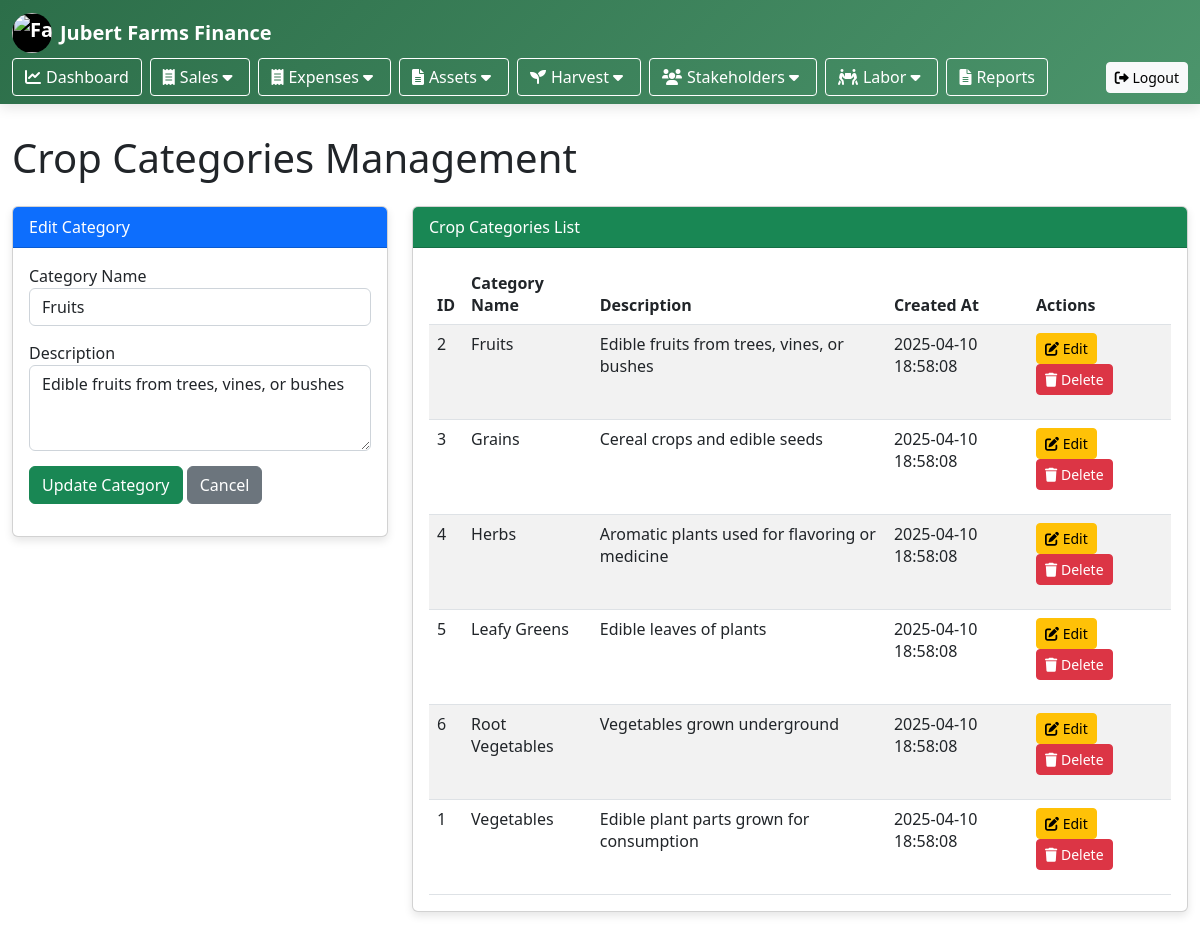
/crop_category.php?edit_id=2, run on the app's committed database.
### tables this page shows
CREATE TABLE IF NOT EXISTS crop_categories (
    category_id INT AUTO_INCREMENT PRIMARY KEY,
    category_name VARCHAR(50) NOT NULL UNIQUE,
    description TEXT,
    created_at TIMESTAMP DEFAULT CURRENT_TIMESTAMP
);

### crop_category.php (the view, shortened to what this page needs)
<?php
include 'config/db.php';
require_once 'views/header.php';
$edit_category = null;
if (isset($_GET['edit_id'])) {
    $edit_id = mysqli_real_escape_string($conn, $_GET['edit_id']);
    $result = $conn->query("SELECT * FROM crop_categories WHERE category_id=$edit_id");
    if ($result->num_rows > 0) {
        $edit_category = $result->fetch_assoc();
    }
}
$sql = "SELECT * FROM crop_categories ORDER BY category_name";
$result = $conn->query($sql);
?>
<!DOCTYPE html>
<html lang="en">
<head>
    <link rel="stylesheet" href="https://cdn.jsdelivr.net/npm/bootstrap@5.2.3/dist/css/bootstrap.min.css">
    <link rel="stylesheet" href="https://cdnjs.cloudflare.com/ajax/libs/font-awesome/6.0.0/css/all.min.css">
</head>
<body>
    <div class="container">
        <h1 class="mb-4">Crop Categories Management</h1>
        <div class="row">
            <div class="col-md-4">
                <div class="card">
                    <div class="card-header bg-primary text-white">
                        <?php echo $edit_category ? 'Edit Category' : 'Add New Category'; ?>
                    </div>
                    <div class="card-body">
                        <form method="POST">
                            <div class="form-group">
                                <label for="category_name">Category Name</label>
                                <input type="text" class="form-control" id="category_name" name="category_name"
                                       value="<?php echo $edit_category ? $edit_category['category_name'] : ''; ?>" required>
                            </div>
                            <div class="form-group">
                                <label for="description">Description</label>
                                <textarea class="form-control" id="description" name="description" rows="3"><?php echo $edit_category ? $edit_category['description'] : ''; ?></textarea>
                            </div>
                            <?php if ($edit_category): ?>
                                <button type="submit" name="update_category" class="btn btn-success">Update Category</button>
                                <a href="crop_categories.php" class="btn btn-secondary">Cancel</a>
                            <?php else: ?>
                                <button type="submit" name="add_category" class="btn btn-primary">Add Category</button>
                            <?php endif; ?>
                        </form>
                    </div>
                </div>
            </div>
            <div class="col-md-8">
                <div class="card">
                    <div class="card-header bg-success text-white">
                        Crop Categories List
                    </div>
                    <div class="card-body">
                        <?php if ($result->num_rows > 0): ?>
                            <div class="table-responsive">
                                <table class="table table-striped table-hover">
                                    <thead>
                                        <tr>
                                            <th>ID</th>
                                            <th>Category Name</th>
                                            <th>Description</th>
                                            <th>Created At</th>
                                            <th>Actions</th>
                                        </tr>
                                    </thead>
                                    <tbody>
                                        <?php while ($row = $result->fetch_assoc()): ?>
                                            <tr>
                                                <td><?php echo $row['category_id']; ?></td>
                                                <td><?php echo htmlspecialchars($row['category_name']); ?></td>
                                                <td><?php echo htmlspecialchars($row['description']); ?></td>
                                                <td><?php echo $row['created_at']; ?></td>
                                                <td>
                                                    <a href="?edit_id=<?php echo $row['category_id']; ?>" class="btn btn-sm btn-warning btn-action">
                                                        <i class="fas fa-edit"></i> Edit
                                                    </a>
                                                    <form method="POST" style="display: inline-block;" onsubmit="return confirm('Are you sure you want to delete this category?');">
                                                        <button type="submit" name="delete_category" class="btn btn-sm btn-danger btn-action">
                                                            <i class="fas fa-trash"></i> Delete
                                                        </button>
                                                    </form>
                                                </td>
                                            </tr>
                                        <?php endwhile; ?>
                                    </tbody>
                                </table>
                            </div>
                        <?php else: ?>
                            <p class="text-center">No crop categories found. Add your first category using the form.</p>
                        <?php endif; ?>
                    </div>
                </div>
            </div>
        </div>
    </div>
</body>
</html>

### views/header.php (style rules this page uses)
:root { --primary-color: #2c6e49; --secondary-color: #4c956c; --accent-color: #fefee3; --light-color: #f0f3f5; --dark-color: #1a3a1a; }

### crop_category.php (style rules this page uses)
.container { max-width: 1200px; margin-top: 30px; }
.card { margin-bottom: 20px; box-shadow: 0 4px 8px rgba(0,0,0,0.1); }
.table { margin-bottom: 0; }
.form-group { margin-bottom: 15px; }
.btn-action { margin-right: 5px; }

### data on the page
crop_categories: category_name "Fruits", description "Edible fruits from trees, vines, or bushes", category_id "2", created_at "2025-04-10 18:58:08"
crop_categories: category_id "3", category_name "Grains", description "Cereal crops and edible seeds", created_at "2025-04-10 18:58:08"
crop_categories: category_id "4", category_name "Herbs", description "Aromatic plants used for flavoring or medicine", created_at "2025-04-10 18:58:08"
crop_categories: category_id "5", category_name "Leafy Greens", description "Edible leaves of plants", created_at "2025-04-10 18:58:08"
crop_categories: category_id "6", category_name "Root Vegetables", description "Vegetables grown underground", created_at "2025-04-10 18:58:08"
crop_categories: category_id "1", category_name "Vegetables", description "Edible plant parts grown for consumption", created_at "2025-04-10 18:58:08"
